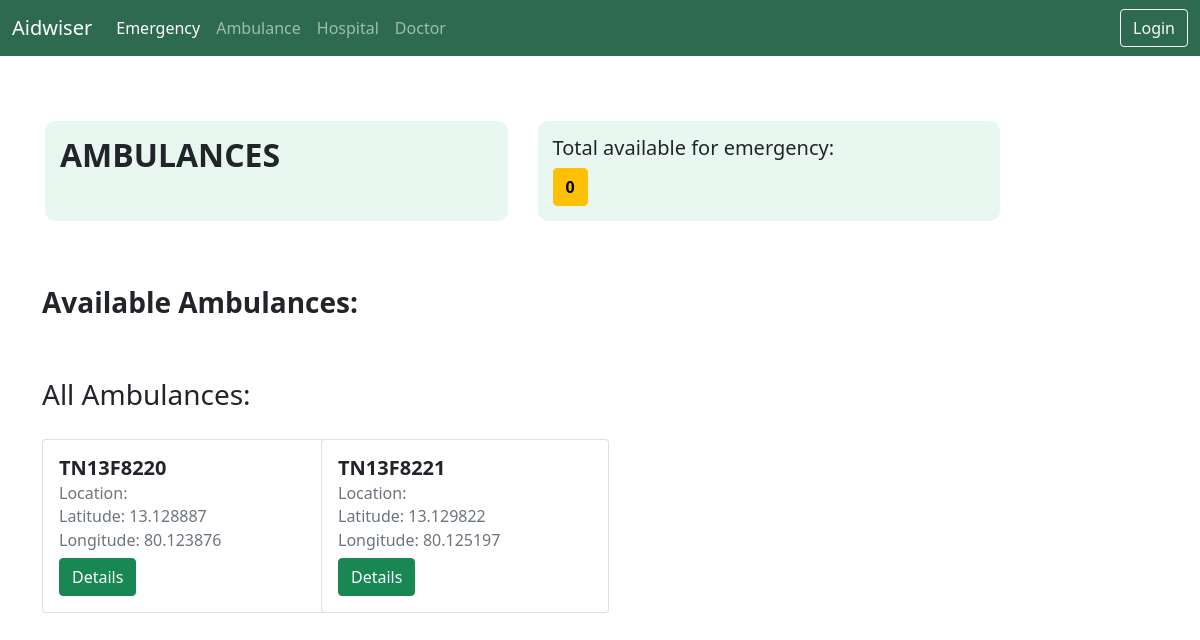
/ambulance/, run on the app's committed database.
### aid/models.py (models this page shows, shortened)
class Ambulance(models.Model):
    STATUS = (
        ('Available', 'Available'),
        ('Aid Assigned', 'Aid Assigned'),
    )
    regno = models.CharField(max_length=10, null=True)
    drivername=models.CharField(max_length=100, null=True)
    contact=models.IntegerField(null=True, blank=True)
    latitude = models.FloatField(default=0, null=True, blank=True)
    longitude = models.FloatField(default=0, null=True, blank=True)
    ais = models.BooleanField(default=False, null=True, blank=False)
    bis = models.BooleanField(default=False, null=True, blank=False)
    status = models.CharField(max_length=200, null=True, choices=STATUS)
    hosp_assgn = models.BooleanField(default=False, null=True, blank=False)
    aid = models.ForeignKey(
        Aid, on_delete=models.CASCADE, blank=True, null=True)
    hospital = models.ForeignKey(
        Hospital, on_delete=models.CASCADE, blank=True, null=True)

### aid/views.py (the view)
# urls.py: path('ambulance/', views.ambulance, name="ambulance"),
def ambulance(request):
    ambulances = Ambulance.objects.all()
    available_ambulances = Ambulance.objects.filter(status="Available")
    available_count = available_ambulances.count()
    context = {
        'ambulances': ambulances,
        'available_ambulances': available_ambulances,
        'available_count': available_count
    }
    return render(request, 'aid/ambulance.html', context)

### aid/templates/aid/ambulance.html (shortened to what this page needs)
{% extends 'aid/main.html' %}
{% load static %}
{% block content %}
<div style="margin-top:50px; padding:15px;" class="row">
    <div style=" margin-right:30px;background-color: #e8f8f1;
    border-radius: 10px;
    padding: 15px;" class="col-lg-5">
        <h2><strong>AMBULANCES</strong></h2>
    </div>
    <div style="background-color: #e8f8f1;
    border-radius: 10px;
    padding: 15px;" class="col-lg-5">
        <h5>Total available for emergency:</h5>
        <button type="button" class="btn btn-warning"><strong>{{available_count}}</strong></button>
    </div>
</div>
<div style="margin-top:50px">
  <div class="row">
      <h3><strong>Available Ambulances:</strong></h3>
  </div>
</div>
<div style="margin-top:50px">
    <div class="row">
        <h3>All Ambulances:</h3>
        <div class="row">
          {% for ambulance in ambulances %}
            <div style="margin-top:20px;" class="col-lg-3">
                <div class="card" style="width: 18rem;">
                    <div class="card-body">
                      <h5 class="card-title"><strong>{{ambulance.regno}}</strong></h5>
                      <h6 class="card-subtitle mb-2 text-muted">Location:</h6>
                      <h6 class="card-subtitle mb-2 text-muted">Latitude: {{ambulance.latitude}}</h6>
                      <h6 class="card-subtitle mb-2 text-muted">Longitude: {{ambulance.longitude}}</h6>
                      <a href="{% url 'spec_ambulance' ambulance.id %}" class="btn btn-success">Details</a>
                    </div>
                  </div>
            </div>
            {% endfor %}
        </div>
    </div>
</div>
{% endblock content %}

### data on the page
Ambulance: regno "TN13F8220", latitude "13.128887", longitude "80.123876"
Ambulance: regno "TN13F8221", latitude "13.129822", longitude "80.125197"

### other printed values
{{ available_count }} "0"
